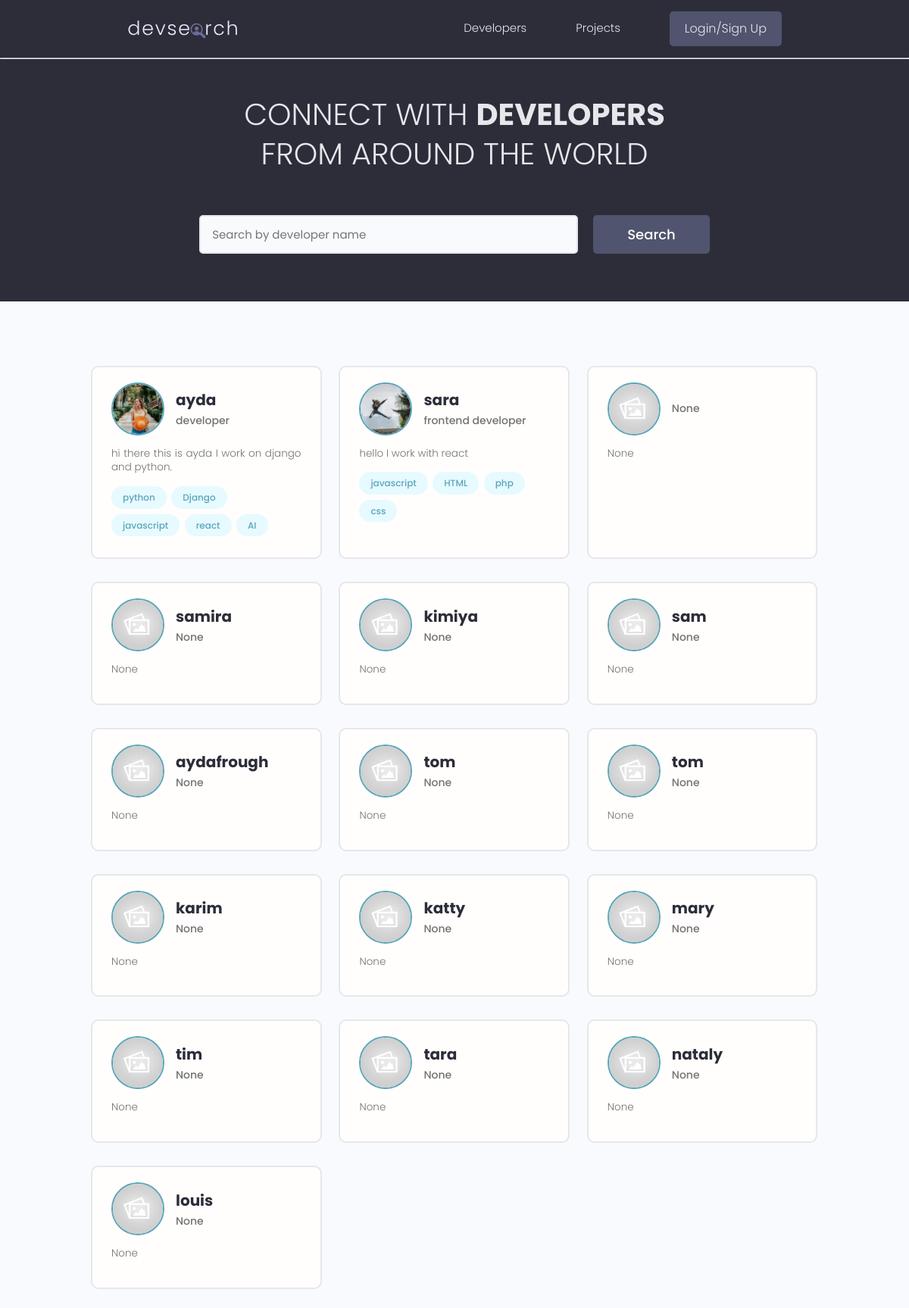
The page / on the database its author committed.
### users/models.py (models this page shows, shortened)
class Profile(models.Model):
    user=models.OneToOneField(User, on_delete=models.CASCADE, null=True, blank=True)
    name=models.CharField(max_length=200, blank=True, null=True)
    username=models.CharField(max_length=200, blank=True, null=True)
    location=models.CharField(max_length=200, blank=True, null=True)
    email=models.EmailField(max_length=500,blank=True, null=True)
    short_intro= models.CharField(max_length=200, blank=True, null=True)
    bio=  models.TextField(blank=True, null=True)
    profile_image= models.ImageField(null=True, blank=True,upload_to='profiles/', default='profiles/default.jpg')
    social_github =models.CharField(max_length=200,blank=True,null=True)
    social_linkedin =models.CharField(max_length=200,blank=True,null=True)
    social_youtube =models.CharField(max_length=200,blank=True,null=True)
    social_website =models.CharField(max_length=200,blank=True,null=True)
    created=models.DateTimeField(auto_now_add=True)
    id= models.UUIDField(default=uuid.uuid4 , unique=True, primary_key=True, editable=False)
    class Meta:
        ordering = ['created']
    @property
    def imageURLs(self):
        try:
            img=self.profile_image.url
        except:
            img=''
        return img

class skills(models.Model):
    owner= models.ForeignKey(Profile, on_delete=models.CASCADE, null=True, blank=True)
    name=models.CharField(max_length = 200,null=True, blank=True)
    description=models.TextField(null=True,blank=True)
    created=models.DateTimeField(auto_now_add=True)
    id=models.UUIDField(default=uuid.uuid4, unique=True,primary_key=True,editable=False)

### users/views.py (the view)
# urls.py: path('',views.profiles, name="profiles"),
def profiles(request):
    profiles,search_query=searchProfiles(request)
    context={'profiles':profiles,'search_query':search_query}
    return render(request,'users/profiles.html', context)

### users/utils.py (called while the page is built)
def searchProfiles(request):
    search_query=''
    if request.GET.get('search_query'):
        search_query= request.GET.get('search_query')
    s=skills.objects.filter(name__icontains=search_query)
    profiles=Profile.objects.distinct().filter(Q(name__icontains=search_query)|
    Q(short_intro__icontains=search_query)|
    Q(skills__in=s))
    return profiles, search_query

### users/templates/users/profiles.html (shortened to what this page needs)
{% extends 'main.html' %}
{% block content %}
<main class="home">
    <section class="hero-section text-center">
      <div class="container container--narrow">
        <div class="hero-section__box">
          <h2>CONNECT WITH <span>DEVELOPERS</span></h2>
          <h2>FROM AROUND THE WORLD</h2>
        </div>
        <div class="hero-section__search">
          <form class="form" action="" method="get">
            <div class="form__field">
              <input class="input input--text" id="formInput#search" type="text" value="{{search_query}}" name="search_query"
                placeholder="Search by developer name" />
            </div>
            <input class="btn btn--sub btn--lg" type="submit" value="Search" />
          </form>
        </div>
      </div>
    </section>
    <section class="devlist">
      <div class="container">
        <div class="grid grid--three">
            {% for profile in profiles %}
          <div class="column card">
            <div class="dev">
              <a href="{% url 'user-profile'  profile.id %}" class="card__body">
                <div class="dev__profile">
                  <img class="avatar avatar--md" src="{{profile.imageURLs}}" alt="image" />
                  <div class="dev__meta">
                    <h3>{{profile.name}}</h3>
                    <h5>{{profile.short_intro|slice:"60"}}</h5>
                  </div>
                </div>
                <p class="dev__info">
                  {{profile.bio|slice:"150"}}
                </p>
                <div class="dev__skills">
                    {% for skill in profile.skills_set.all|slice:"5" %}
                  <span class="tag tag--pill tag--main">
                    <small>{{skill.name}}</small>
                  </span>
                  {% endfor %}
                </div>
              </a>
            </div>
          </div>
          {% endfor %}
        </div>
      </div>
    </section>
  </main>
{% endblock content %}

### static/styles/app.css (style rules this page uses)
:root { --color-sub: #2d2d39; }
.btn--sub { background-color: var(--color-sub-light); }
.card { border: 2px solid var(--color-light); }
img { width: 100%; }
.hero-section { height: 40vh; display: flex; align-items: center; background-color: var(--color-sub); }
.hero-section__box { margin-bottom: 4rem; }
.hero-section__box > h2, .hero-section__box > h2 > span { font-size: 4rem; color: var(--color-light); line-height: 1.3; text-transform: uppercase; }
.hero-section__box > h2 { font-weight: 300; }
.hero-section__box > h2 > span { font-weight: 700; }
.hero-section__search > .form { display: flex; align-items: center; justify-content: center; gap: 2rem; }
.hero-section__search > .form input.input--text { width: 50rem; }
.devlist { margin-top: 8rem; }
.devlist .grid { align-items: stretch; }
.devlist .dev .dev__profile { display: flex; align-items: center; gap: 1.5rem; }
.devlist .dev .dev__meta h3 { color: var(--color-sub); font-size: 2rem; font-weight: 700; }
.devlist .dev .dev__meta h5 { color: var(--color-text); font-size: 1.4rem; font-weight: 500; }
.devlist .dev .dev__info { margin: 1.5rem 0; font-size: 1.35rem; line-height: 1.4; text-align: justify; }

### static/uikit/styles/modules/_variables.css (style rules this page uses)
:root { --color-main: #5aa5b9; --color-main-light: #e6faff; --color-sub: #3f4156; --color-sub-light: #51546e; --color-sub-lighter: #ededfd; --color-text: #737373; --color-gray: #8b8b8b; --color-light: #e5e7eb; --color-light-gray: #767676; --color-bg: #f8fafd; --color-white: #fffefd; --color-white-light: #f3f3f3; --color-success: #359e64; --color-success-bg: #def8e8; --color-error: #fc4b0b; --color-error-bg: #fff2ee; --font-base: 'Poppins', arial, helvetica, 'Segoe UI', roboto, ubuntu, sans-serif; --font-monospace: 'Fira Code', 'Courier New', courier, monospace; --font-regular: 300; --font-medium: 500; --font-bold: 700; --generic-shadow: 1px 1px 5px #00000010; --generic-transition: all 0.3s ease-in-out; }

### static/uikit/styles/modules/_base.css (style rules this page uses)
* { margin: 0; padding: 0; box-sizing: border-box; text-rendering: optimizeLegibility; color: inherit; font-size: inherit; }
html { font-size: 50%; }
@media only screen and (min-width: 480px) { html { font-size: 56.25%; } }
@media only screen and (min-width: 1200px) { html { font-size: 62.5%; } }
body { line-height: 1.6; font-weight: 400; font-size: 1.5rem; color: var(--color-text); background-color: var(--color-bg); min-height: 100vh; }

### static/uikit/styles/modules/_typography.css (style rules this page uses)
* { font-family: var(--font-base); }
h2 { font-size: 3.6rem; font-weight: var(--font-bold); }
h3 { font-size: 3.2rem; font-weight: var(--font-medium); }
h5 { font-size: 2.4rem; font-weight: var(--font-medium); }
h5, h6 { font-weight: var(--font-regular); }
p, span, strong { font-size: 1.6rem; color: var(--color-text); font-weight: var(--font-regular); }
a { padding-bottom: 2px; text-decoration: none; display: inline-block; color: var(--color-main); font-weight: var(--font-medium); }

### static/uikit/styles/modules/_utilities.css (style rules this page uses)
.container { width: 92%; max-width: 165rem; margin: 0 auto; box-sizing: border-box; }
.container--narrow { width: 92%; max-width: 120rem; }
@media screen and (min-width: 1000px) { .container { width: 90%; } }
@media screen and (min-width: 1000px) { .container--narrow { width: 85%; } }
@media screen and (min-width: 1200px) { .container { width: 80%; } }
@media screen and (min-width: 1200px) { .container--narrow { width: 72%; } }
.text-center { text-align: center; }

### static/uikit/styles/modules/_avatar.css (style rules this page uses)
.avatar { border-radius: 50%; border: 2px solid var(--color-main); object-fit: cover; }
.avatar--md { height: 7rem; width: 7rem; }

### static/uikit/styles/modules/_button.css (style rules this page uses)
.btn { display: inline-block; position: relative; cursor: pointer; background-color: var(--color-light); font-weight: var(--font-medium); color: var(--color-sub); text-decoration: none; padding: 1rem 2rem; border-radius: 0.5rem; border: none; width: -webkit-fit-content; width: -moz-fit-content; width: fit-content; height: -webkit-fit-content; height: -moz-fit-content; height: fit-content; font-size: 1.6rem; outline-width: 0; outline-color: transparent; -webkit-backface-visibility: hidden; backface-visibility: hidden; transition: all 0.3s ease-in-out; }
.btn--sub { background-color: var(--color-sub); color: var(--color-white); }
.btn--lg { font-size: 1.8rem; padding: 1.2rem 4.5rem; }

### static/uikit/styles/modules/_card.css (style rules this page uses)
.card { border-radius: 1rem; background-color: var(--color-white); border: 1.5px solid var(--color-light); width: auto; height: auto; margin-top: 0.5rem; margin-bottom: 0.5rem; overflow: hidden; }
.card__body, .card__header { padding: 2rem 2.5rem; }

### rows shown on the page
Profile: imageURLs (picture), name "ayda", short_intro "developer", bio "hi there this is ayda I work on django and python."
skills: name "python"
skills: name "Django"
skills: name "javascript"
skills: name "react"
skills: name "AI"
Profile: imageURLs (picture), name "sara", short_intro "frontend developer", bio "hello I work with react"
skills: name "javascript"
skills: name "HTML"
skills: name "php"
skills: name "css"
Profile: imageURLs (placeholder picture), short_intro "None", bio "None"
Profile: imageURLs (placeholder picture), name "samira", short_intro "None", bio "None"
Profile: imageURLs (placeholder picture), name "kimiya", short_intro "None", bio "None"
Profile: imageURLs (placeholder picture), name "sam", short_intro "None", bio "None"
Profile: imageURLs (placeholder picture), name "aydafrough", short_intro "None", bio "None"
Profile: imageURLs (placeholder picture), name "tom", short_intro "None", bio "None"
Profile: imageURLs (placeholder picture), name "tom", short_intro "None", bio "None"
Profile: imageURLs (placeholder picture), name "karim", short_intro "None", bio "None"
Profile: imageURLs (placeholder picture), name "katty", short_intro "None", bio "None"
Profile: imageURLs (placeholder picture), name "mary", short_intro "None", bio "None"
Profile: imageURLs (placeholder picture), name "tim", short_intro "None", bio "None"
Profile: imageURLs (placeholder picture), name "tara", short_intro "None", bio "None"
Profile: imageURLs (placeholder picture), name "nataly", short_intro "None", bio "None"
Profile: imageURLs (placeholder picture), name "louis", short_intro "None", bio "None"
